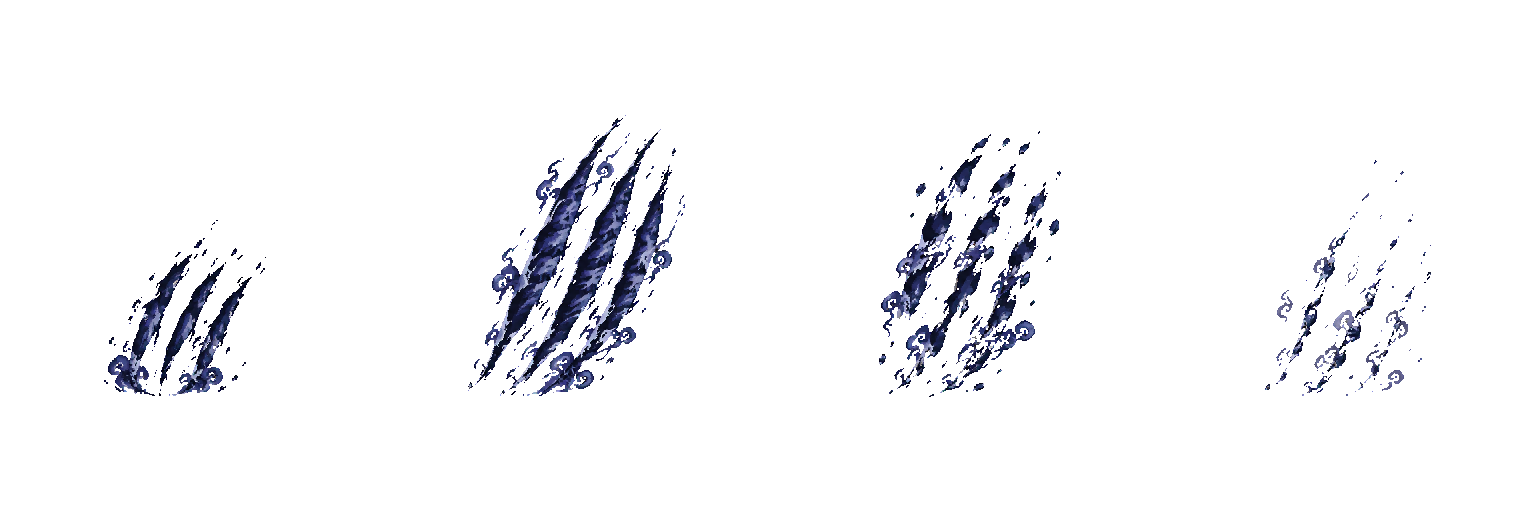
#> input picture ArtSource/gwimun/fxenemy/fxenemy_changgwi_claw_strip.png, 1536 x 512 px, found by its file name
$ python cut_bossclaw.py
#> lines starting #> are read from the running program, lines starting #| are printed output that depends on the picture; after the words box and inside, x2 and y2 are one past the last pixel; in counts of white or black regions, pixels touching at a corner belong together
"""불가살이 할퀴기 궤적: 1017 추가분 P9 `fxenemy_changgwi_claw_strip.png`(창귀 할퀴기, 4장, 칸 384×512, 남색)를
장면 합집합 상자로 자르고 불가살이 색(녹슨 쇠 → 용암 주황 → 달군 노랑)으로 다시 칠해 Assets/Art/Fx/bossfx_claw_<n>.png 로 저장한다.
그림은 오른쪽 위로 긋는 발톱 세 줄 (게임에서 보스가 왼쪽을 보면 좌우 반전).
실행: python3 -I Tools/gwimun_sprites/cut_bossclaw.py   (원본 사본: ArtSource/gwimun/fxenemy/)
"""
import os

import numpy as np
from PIL import Image

SRC = 'ArtSource/gwimun/fxenemy/fxenemy_changgwi_claw_strip.png'
OUT = 'Assets/Art/Fx'
N = 4
# 밝기(0~1) → 색: 어두운 곳은 녹슨 쇠, 중간은 용암 주황, 가장 밝은 곳은 달군 노랑
RAMP = [(0.0, (60, 22, 10)), (0.35, (150, 52, 14)), (0.6, (235, 110, 25)), (0.85, (255, 190, 70)), (1.0, (255, 245, 200))]


def ramp(v):
    out = np.zeros(v.shape + (3,), np.float32)
    for (a, ca), (b, cb) in zip(RAMP, RAMP[1:]):
        m = (v >= a) & (v <= b)
        k = ((v - a) / (b - a))[..., None]
        out[m] = (np.array(ca) * (1 - k) + np.array(cb) * k)[m]
    return out


def main():
    for f in os.listdir(OUT):
        if f.startswith('bossfx_claw_'):
            os.remove(os.path.join(OUT, f))
    strip = Image.open(SRC).convert('RGBA')
#> strip is the input picture: PIL image 1536x512 RGBA; mean R, G, B, A 2.5, 2.8, 4.8, 13
    cw = strip.width // N
#> cw = 384
    cells = [strip.crop((i * cw, 0, (i + 1) * cw, strip.height)) for i in range(N)]
#> cells = 4 items
    bbs = [c.getbbox() for c in cells if c.getbbox()]
#> bbs = [(104, 220, 266, 396), (84, 115, 301, 396), (111, 131, 293, 397), (113, 160, 279, 396)]
    box = (min(b[0] for b in bbs), min(b[1] for b in bbs), max(b[2] for b in bbs), max(b[3] for b in bbs))
#> box = (84, 115, 301, 397)
    for i, c in enumerate(cells):
        a = np.asarray(c.crop(box)).astype(np.float32)
        v = a[..., :3].max(axis=2) / 255.0
        lit = (a[..., 3] > 0)
        if lit.any():
            v = np.clip(v / max(1e-3, np.percentile(v[lit], 98)), 0, 1)  # 가장 밝은 곳이 달군 노랑이 되게 늘린다
        rgb = ramp(v)
        out = np.dstack([rgb, a[..., 3]]).astype(np.uint8)
        Image.fromarray(out, 'RGBA').save(f'{OUT}/bossfx_claw_{i}.png')
#> this loop made 4 passes
#> pass 1, in main, `a = np.asarray(c.crop(box)).astype(np.float32)`:
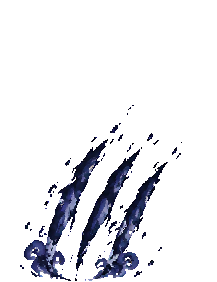
#> a: shape (282, 217, 4) float32; mean R, G, B, A 4.5, 5.1, 9.1, 28.1; transparent parts drawn white
#> pass 1, in main, `v = a[..., :3].max(axis=2) / 255.0`:
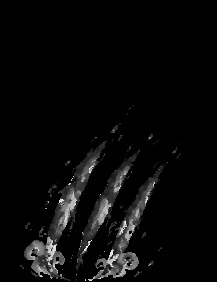
#> v: shape (282, 217) float32; min 0, max 0.996, mean 0.0356
#> pass 1, in main, `lit = (a[..., 3] > 0)`:
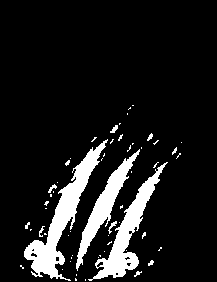
#> lit: shape (282, 217) bool; 11% white; 58 white regions (47 under 20 px), largest, box (x1, y1, x2, y2) and area: (24, 139, 108, 281) 2710, (88, 162, 168, 281) 2029, (76, 149, 140, 271) 1544
#> pass 1, in main, `v = np.clip(v / max(1e-3, np.percentile(v[lit], 98)), 0, 1)`:
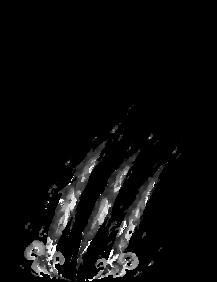
#> v: shape (282, 217) float32; min 0, max 1, mean 0.0428
#> after the loop:
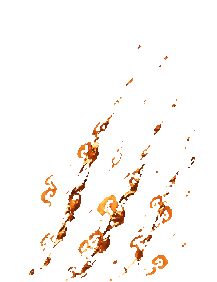
#> out: shape (282, 217, 4); mean R, G, B, A 67.2, 26.3, 11.4, 13.6; transparent parts drawn white
#> after the loop:
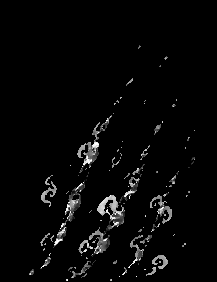
#> v: shape (282, 217) float32; min 0, max 1, mean 0.028
    print('claw', box, (box[2] - box[0], box[3] - box[1]))
#| claw (84, 115, 301, 397) (217, 282)


if __name__ == '__main__':
    main()
